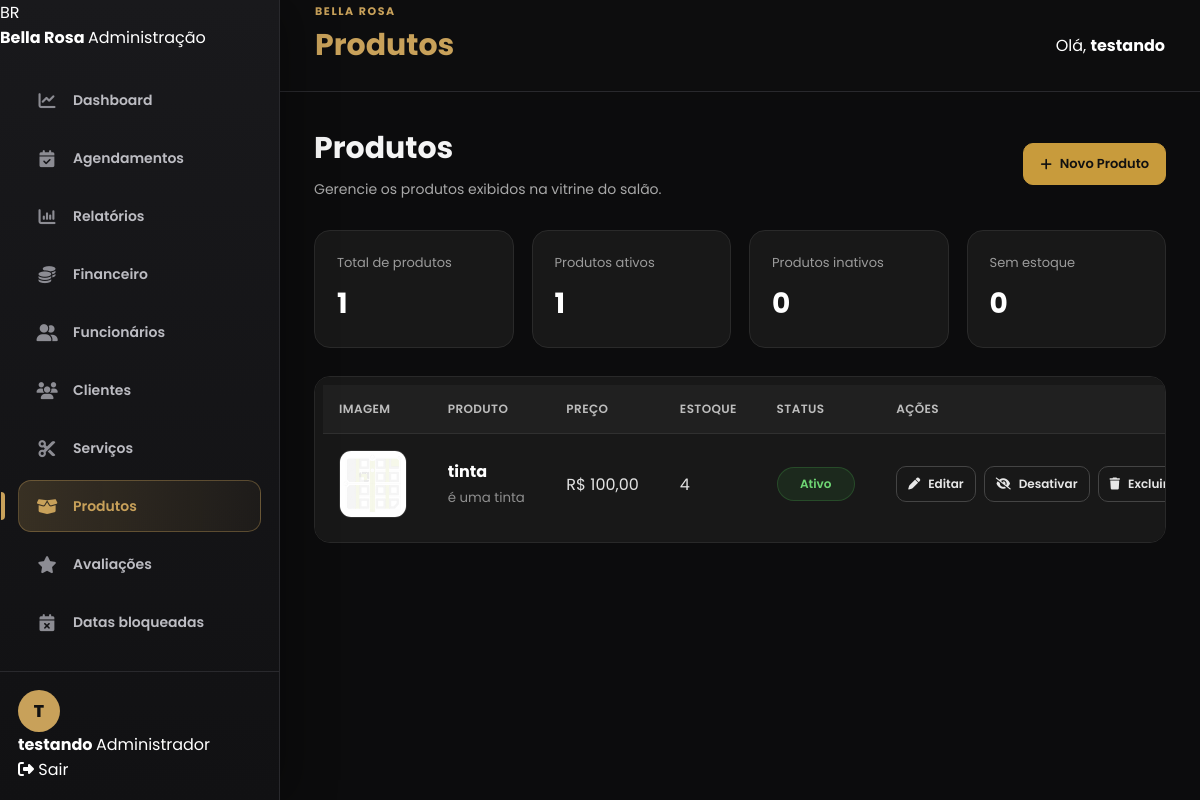
Screenshot of /produtos/painel/ (signed in) with the database file from the repository.
### contas/models.py (models this page shows, shortened)
class Usuario(AbstractUser):
    telefone = models.CharField(
        max_length=20,
        blank=True
    )
    is_admin_salao = models.BooleanField(
        default=False
    )

### produtos/models.py (models this page shows, shortened)
class Produto(models.Model):
    nome = models.CharField(
        "Nome",
        max_length=120
    )
    descricao = models.TextField(
        "Descrição",
        blank=True
    )
    preco = models.DecimalField(
        "Preço",
        max_digits=8,
        decimal_places=2
    )
    estoque = models.PositiveIntegerField(
        "Estoque",
        default=0
    )
    imagem = models.ImageField(
        "Imagem",
        upload_to="produtos/",
        blank=True,
        null=True
    )
    ativo = models.BooleanField(
        "Disponível",
        default=True
    )
    criado_em = models.DateTimeField(
        "Criado em",
        auto_now_add=True
    )
    atualizado_em = models.DateTimeField(
        "Atualizado em",
        auto_now=True
    )
    class Meta:
        verbose_name = "Produto"
        verbose_name_plural = "Produtos"
        ordering = ["nome"]

### produtos/views.py (the view)
@login_required(login_url="login")
def painel_produtos(request):
    verificar_permissao_administradora(
        request.user
    )
    produtos = (
        Produto.objects
        .all()
        .order_by(
            "nome"
        )
    )
    total_produtos = (
        produtos.count()
    )
    total_ativos = (
        produtos
        .filter(
            ativo=True
        )
        .count()
    )
    total_inativos = (
        produtos
        .filter(
            ativo=False
        )
        .count()
    )
    total_sem_estoque = (
        produtos
        .filter(
            estoque=0
        )
        .count()
    )
    contexto = {
        "produtos":
            produtos,
        "total_produtos":
            total_produtos,
        "total_ativos":
            total_ativos,
        "total_inativos":
            total_inativos,
        "total_sem_estoque":
            total_sem_estoque,
    }
    return render(
        request,
        "produtos/painel_produtos.html",
        contexto,
    )

### produtos/views.py (called while the page is built)
def usuario_eh_administradora(usuario):
    return (
        usuario.is_authenticated
        and (
            usuario.is_superuser
            or usuario.is_staff
            or usuario.is_admin_salao
        )
    )

def verificar_permissao_administradora(usuario):
    if not usuario_eh_administradora(usuario):
        raise PermissionDenied(
            "Você não possui permissão para acessar esta página."
        )

### produtos/templates/produtos/painel_produtos.html (shortened to what this page needs)
{% extends 'painel/base_painel.html' %}
{% block page_title %}
    Produtos
{% endblock %}
{% block menu_produtos %}active{% endblock %}
{% block content %}
<div class="admin-page-header">
    <div>
        <h1>Produtos</h1>
        <p>
            Gerencie os produtos exibidos na vitrine do salão.
        </p>
    </div>
    <a
        href="{% url 'cadastrar_produto' %}"
        class="btn-primary"
    >
        <i class="fa-solid fa-plus"></i>
        Novo Produto
    </a>
</div>
<div class="admin-cards">
    <div class="admin-card">
        <span>Total de produtos</span>
        <strong>
            {{ total_produtos }}
        </strong>
    </div>
    <div class="admin-card">
        <span>Produtos ativos</span>
        <strong>
            {{ total_ativos }}
        </strong>
    </div>
    <div class="admin-card">
        <span>Produtos inativos</span>
        <strong>
            {{ total_inativos }}
        </strong>
    </div>
    <div class="admin-card">
        <span>Sem estoque</span>
        <strong>
            {{ total_sem_estoque }}
        </strong>
    </div>
</div>
<div class="admin-table-container">
    <table class="admin-table">
        <thead>
            <tr>
                <th>Imagem</th>
                <th>Produto</th>
                <th>Preço</th>
                <th>Estoque</th>
                <th>Status</th>
                <th>Ações</th>
            </tr>
        </thead>
        <tbody>
            {% for produto in produtos %}
                <tr>
                    <td>
                        {% if produto.imagem %}
                            <img
                                src="{{ produto.imagem.url }}"
                                alt="{{ produto.nome }}"
                                style="
                                    width: 65px;
                                    height: 65px;
                                    object-fit: cover;
                                    border-radius: 8px;
                                "
                            >
                        {% endif %}
                    </td>
                    <td>
                        <strong>
                            {{ produto.nome }}
                        </strong>
                        {% if produto.descricao %}
                            <br>
                            <small>
                                {{ produto.descricao|truncatechars:60 }}
                            </small>
                        {% endif %}
                    </td>
                    <td>
                        R$ {{ produto.preco }}
                    </td>
                    <td>
                        {% if produto.estoque > 0 %}
                            {{ produto.estoque }}
                        {% else %}
                            <strong>
                                Sem estoque
                            </strong>
                        {% endif %}
                    </td>
                    <td>
                        {% if produto.ativo %}
                            <span class="status-badge status-concluido">
                                Ativo
                            </span>
                        {% else %}
                            <span class="status-badge status-cancelado">
                                Inativo
                            </span>
                        {% endif %}
                    </td>
                    <td>
                        <div
                            style="
                                display: flex;
                                gap: 8px;
                                flex-wrap: wrap;
                            "
                        >
                            <a
                                href="{% url 'editar_produto' produto.id %}"
                                class="btn-outline"
                            >
                                <i class="fa-solid fa-pen"></i>
                                Editar
                            </a>
                            <form
                                method="post"
                                action="{% url 'alterar_status_produto' produto.id %}"
                            >
                                {% if produto.ativo %}
                                    <button
                                        type="submit"
                                        class="btn-outline"
                                    >
                                        <i class="fa-solid fa-eye-slash"></i>
                                        Desativar
                                    </button>
                                {% endif %}
                            </form>
                            <form
                                method="post"
                                action="{% url 'excluir_produto' produto.id %}"
                                onsubmit="return confirm('Deseja realmente excluir este produto?');"
                            >
                                <button
                                    type="submit"
                                    class="btn-outline"
                                >
                                    <i class="fa-solid fa-trash"></i>
                                    Excluir
                                </button>
                            </form>
                        </div>
                    </td>
                </tr>
            {% endfor %}
        </tbody>
    </table>
</div>
{% endblock %}

### painel/templates/painel/base_painel.html (shortened to what this page needs)
{% load static %}
<!DOCTYPE html>
<html lang="pt-BR">
<head>
    <link
        rel="stylesheet"
        href="{% static 'css/style.css' %}"
    >
    <link
        rel="stylesheet"
        href="https://cdnjs.cloudflare.com/ajax/libs/font-awesome/6.5.2/css/all.min.css"
    >
</head>
<body class="admin-body">
    <aside class="admin-sidebar">
        <div class="admin-sidebar-brand">
            <div class="admin-sidebar-logo">
                BR
            </div>
            <div>
                <strong>
                    Bella Rosa
                </strong>
                <span>
                    Administração
                </span>
            </div>
        </div>
        <nav class="admin-sidebar-menu">
            <a
                href="{% url 'painel_dashboard' %}"
                class="
                    admin-sidebar-link
                    {% block menu_dashboard %}{% endblock %}
                "
            >
                <i class="fa-solid fa-chart-line"></i>
                <span>
                    Dashboard
                </span>
            </a>
            <a
                href="{% url 'painel_agendamentos' %}"
                class="
                    admin-sidebar-link
                    {% block menu_agendamentos %}{% endblock %}
                "
            >
                <i class="fa-solid fa-calendar-check"></i>
                <span>
                    Agendamentos
                </span>
            </a>
            <a
                href="{% url 'painel_relatorios' %}"
                class="
                    admin-sidebar-link
                    {% block menu_relatorios %}{% endblock %}
                "
            >
                <i class="fa-solid fa-chart-column"></i>
                <span>
                    Relatórios
                </span>
            </a>
            <a
                href="{% url 'financeiro_dashboard' %}"
                class="
                    admin-sidebar-link
                    {% block menu_financeiro %}{% endblock %}
                "
            >
                <i class="fa-solid fa-coins"></i>
                <span>
                    Financeiro
                </span>
            </a>
            <a
                href="{% url 'lista_funcionarios' %}"
                class="
                    admin-sidebar-link
                    {% block menu_funcionarios %}{% endblock %}
                "
            >
                <i class="fa-solid fa-user-group"></i>
                <span>
                    Funcionários
                </span>
            </a>
            <a
                href="/admin/contas/usuario/"
                class="admin-sidebar-link"
            >
                <i class="fa-solid fa-users"></i>
                <span>
                    Clientes
                </span>
            </a>
            <a
                href="/admin/servicos/servico/"
                class="admin-sidebar-link"
            >
                <i class="fa-solid fa-scissors"></i>
                <span>
                    Serviços
                </span>
            </a>
            <a
                href="{% url 'painel_produtos' %}"
                class="
                    admin-sidebar-link
                    {% block menu_produtos %}{% endblock %}
                "
            >
                <i class="fa-solid fa-box-open"></i>
                <span>
                    Produtos
                </span>
            </a>
            <a
                href="{% url 'painel_avaliacoes' %}"
                class="
                    admin-sidebar-link
                    {% block menu_avaliacoes %}{% endblock %}
                "
            >
                <i class="fa-solid fa-star"></i>
                <span>
                    Avaliações
                </span>
            </a>
            <a
                href="/admin/painel/databloqueada/"
                class="admin-sidebar-link"
            >
                <i class="fa-solid fa-calendar-xmark"></i>
                <span>
                    Datas bloqueadas
                </span>
            </a>
            <a
                href="/admin/painel/horariofuncionamento/"
                class="admin-sidebar-link"
            >
                <span>
                </span>
            </a>
        </nav>
        <div class="admin-sidebar-footer">
            <div class="admin-sidebar-user">
                <div class="admin-user-avatar">
                    {% if request.user.first_name %}
                        {{ request.user.first_name|first|upper }}
                    {% else %}
                        {{ request.user.username|first|upper }}
                    {% endif %}
                </div>
                <div>
                    <strong>
                        {% if request.user.first_name %}
                            {{ request.user.first_name }}
                        {% else %}
                            {{ request.user.username }}
                        {% endif %}
                    </strong>
                    <span>
                        Administrador
                    </span>
                </div>
            </div>
            <a
                href="{% url 'logout' %}"
                class="admin-sidebar-logout"
            >
                <i class="fa-solid fa-right-from-bracket"></i>
                <span>
                    Sair
                </span>
            </a>
        </div>
    </aside>
    <main class="admin-main">
        <header class="admin-topbar">
            <div>
                <span class="admin-topbar-label">
                    Bella Rosa
                </span>
                <h2>
                    {% block page_title %}{% endblock %}
                </h2>
            </div>
            <div class="admin-topbar-user">
                <span>
                    Olá,
                </span>
                <strong>
                    {% if request.user.first_name %}
                        {{ request.user.first_name }}
                    {% else %}
                        {{ request.user.username }}
                    {% endif %}
                </strong>
            </div>
        </header>
        <div class="admin-content">
            {% block content %}
            {% endblock %}
        </div>
    </main>
</body>
</html>

### painel/templates/painel/base_painel.html (style rules this page uses)
.admin-sidebar { height: 100vh; overflow-y: auto; }
.admin-sidebar-menu { display: flex; flex-direction: column; gap: 6px; }

### rows the page displays
Usuario: user.username|first "T", user.username "testando"
Produto: imagem (picture), nome "tinta", descricao "é uma tinta", preco "100,00", estoque "4", ativo "Ativo"

### other values shown
{{ total_produtos }} "1"
{{ total_ativos }} "1"
{{ total_inativos }} "0"
{{ total_sem_estoque }} "0"
